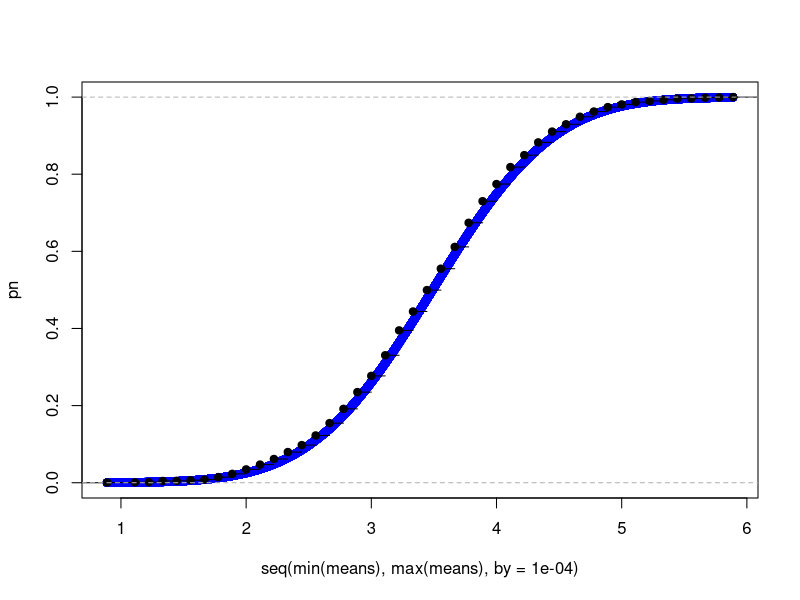

Reproduce this figure in R. (Note: this script raises an error after producing the figure.)
## ---- chunk 1
n = 9
N = 2000
k = 7
means = colMeans(matrix(sample(0:k, N*n, replace=T), n))# array of the data
m = sum(means)/N
sd1 = sqrt(var(means))
pn <- pnorm(seq(min(means), max(means), by=.0001), mean=m, sd=sd1)
Fd <- ecdf(means)# the empirical cumulative distribution function 
plot(seq(min(means), max(means), by=.0001), pn, col = "blue")
lines(Fd)
f <- seq(m - (3*sqrt(v)), m + (3*sqrt(v)), length.out=200)
d = max(abs(Fd(f) - pnorm(f, mean = m, sd = sqrt(v))))
print(d)
